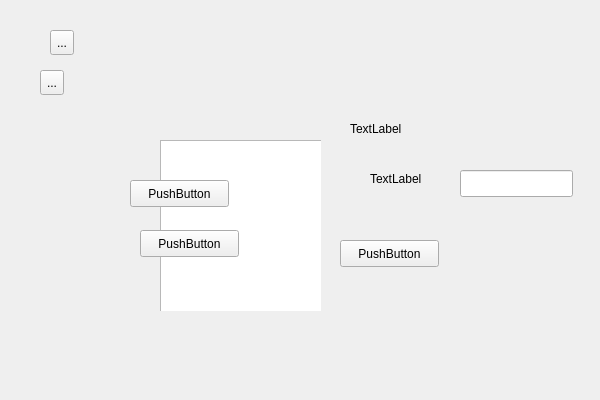
<?xml version="1.0" encoding="UTF-8"?>
<ui version="4.0">
 <class>MainWindow</class>
 <widget class="QMainWindow" name="MainWindow">
  <property name="geometry">
   <rect>
    <x>0</x>
    <y>0</y>
    <width>600</width>
    <height>400</height>
   </rect>
  </property>
  <property name="windowTitle">
   <string>MainWindow</string>
  </property>
  <widget class="QWidget" name="centralWidget">
   <widget class="QToolButton" name="loginMenuButton">
    <property name="geometry">
     <rect>
      <x>50</x>
      <y>30</y>
      <width>24</width>
      <height>25</height>
     </rect>
    </property>
    <property name="text">
     <string>...</string>
    </property>
   </widget>
   <widget class="QWidget" name="loginScreen" native="true">
    <property name="geometry">
     <rect>
      <x>300</x>
      <y>100</y>
      <width>281</width>
      <height>181</height>
     </rect>
    </property>
    <widget class="QPushButton" name="pushButton">
     <property name="geometry">
      <rect>
       <x>40</x>
       <y>140</y>
       <width>99</width>
       <height>27</height>
      </rect>
     </property>
     <property name="text">
      <string>PushButton</string>
     </property>
    </widget>
    <widget class="QLineEdit" name="lineEdit">
     <property name="geometry">
      <rect>
       <x>160</x>
       <y>70</y>
       <width>113</width>
       <height>27</height>
      </rect>
     </property>
    </widget>
    <widget class="QLabel" name="label">
     <property name="geometry">
      <rect>
       <x>70</x>
       <y>70</y>
       <width>67</width>
       <height>17</height>
      </rect>
     </property>
     <property name="text">
      <string>TextLabel</string>
     </property>
    </widget>
    <widget class="QLabel" name="label_2">
     <property name="geometry">
      <rect>
       <x>50</x>
       <y>20</y>
       <width>67</width>
       <height>17</height>
      </rect>
     </property>
     <property name="text">
      <string>TextLabel</string>
     </property>
    </widget>
    <zorder>pushButton</zorder>
    <zorder>lineEdit</zorder>
    <zorder>label</zorder>
    <zorder>label_2</zorder>
    <zorder>dataViewScreen</zorder>
   </widget>
   <widget class="QWidget" name="dataViewScreen" native="true">
    <property name="geometry">
     <rect>
      <x>120</x>
      <y>130</y>
      <width>201</width>
      <height>181</height>
     </rect>
    </property>
    <widget class="QTreeView" name="treeView">
     <property name="geometry">
      <rect>
       <x>40</x>
       <y>10</y>
       <width>256</width>
       <height>192</height>
      </rect>
     </property>
    </widget>
    <widget class="QPushButton" name="exportButton">
     <property name="geometry">
      <rect>
       <x>10</x>
       <y>50</y>
       <width>99</width>
       <height>27</height>
      </rect>
     </property>
     <property name="text">
      <string>PushButton</string>
     </property>
    </widget>
    <widget class="QPushButton" name="viewButton">
     <property name="geometry">
      <rect>
       <x>20</x>
       <y>100</y>
       <width>99</width>
       <height>27</height>
      </rect>
     </property>
     <property name="text">
      <string>PushButton</string>
     </property>
    </widget>
   </widget>
   <widget class="QToolButton" name="cerMenuButton">
    <property name="geometry">
     <rect>
      <x>40</x>
      <y>70</y>
      <width>24</width>
      <height>25</height>
     </rect>
    </property>
    <property name="text">
     <string>...</string>
    </property>
   </widget>
   <zorder>loginScreen</zorder>
   <zorder>loginMenuButton</zorder>
   <zorder>dataViewScreen</zorder>
   <zorder>treeView</zorder>
   <zorder>cerMenuButton</zorder>
  </widget>
 </widget>
 <layoutdefault spacing="6" margin="11"/>
 <resources/>
 <connections/>
</ui>
